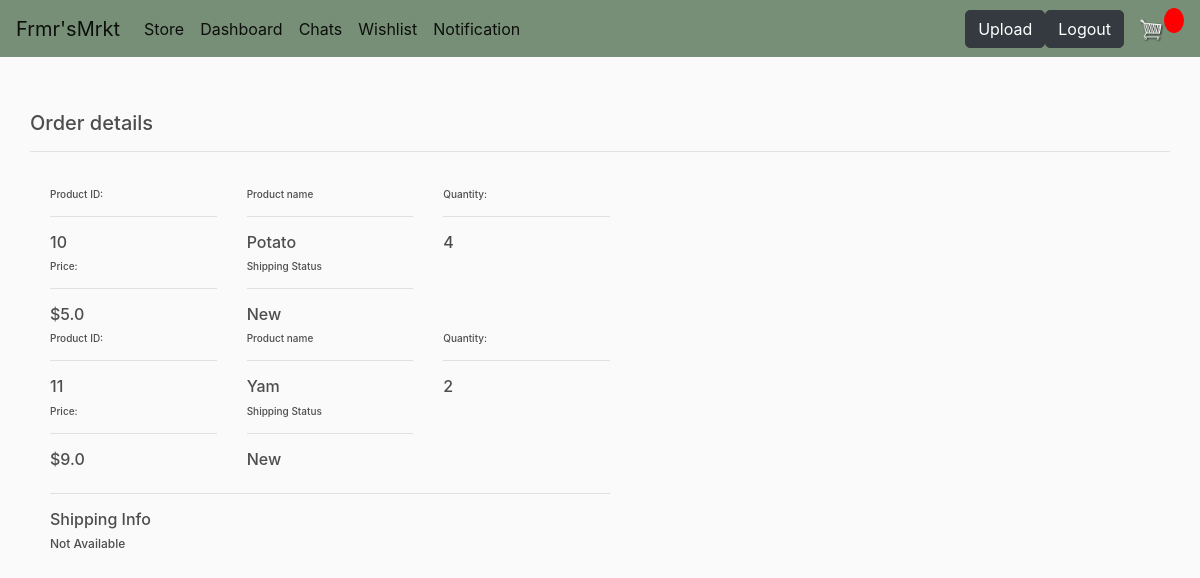
/view_order/12 (signed in), run on an earlier commit of the app's database.
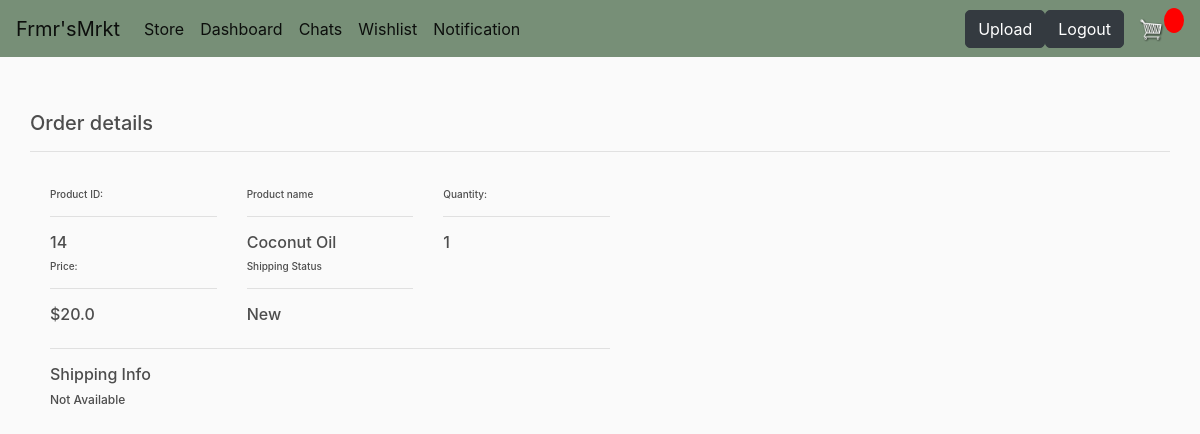
And on a later commit of the database.
### store/models.py (models this page shows, shortened)
class OrderItem(models.Model):
	product = models.ForeignKey(Product, on_delete=models.SET_NULL, null=True)
	order = models.ForeignKey(Order, on_delete=models.SET_NULL, null=True)
	quantity = models.IntegerField(default=0, null=True, blank=True)
	price = models.FloatField(null=False, default=0)
	business = models.ForeignKey(Customer, on_delete=models.SET_NULL, null=True)
	status = models.CharField(default='New', null=True, max_length=20)
	date_added = models.DateTimeField(auto_now_add=True)
	def __str__(self):
		return f'name: {self.product.name}, quantity: {self.quantity}'

class Product(models.Model):
    name = models.CharField(max_length=200)
    price = models.FloatField()
    quantity = models.IntegerField(default=10)
    digital = models.BooleanField(default=False,null=True, blank=True)
    image = models.ImageField(null=True, blank=True)
    description = models.TextField(null=True, blank=True)
    owner = models.ForeignKey(Customer, on_delete=models.CASCADE, null=True)
    category = models.CharField(max_length=50, default='Generic')
    date_added = models.DateTimeField(default=datetime.now())
    rating = models.IntegerField(default=1)

### store/views.py (the view)
# urls.py: path('view_order/<int:id>', views.view_order, name="view_order"),
@login_required(login_url='/login/')
def view_order(request, id):
	order = Order.objects.get(id=id)
	order_items = order.order_item_list
	context = {'orderItems': order_items}
	try:
		shippingAddress = ShippingAddress.objects.get(order=order)
	except Exception as e:
		print('Does not exist')
		shippingAddress = 'Not Available'
	context['shippingAddress'] = shippingAddress
	print(context)
	return render(request, 'business/view_order.html', context)

### store/models.py (called while the page is built)
	@property
	def order_item_list(self):
		return self.orderitem_set.all()

### store/templates/business/view_order.html (shortened to what this page needs)
{% extends 'store/main.html' %} {% load static %} {% block content %}
<h5>Order details</h5>
<hr />
<div id="overlay-view-order" class="overlay-view-order">
  <div class="overlay-content-status align-items-center container">
    {% for item in orderItems %}
    <div class="row row-cols-3">
      <div class="col">
        <h6 style="font-size: 10px">Product ID:</h6>
        <hr />
        <h6>{{item.product.id}}</h6>
      </div>
      <div class="col">
        <h6 style="font-size: 10px">Product name</h6>
        <hr />
        <h6>{{item.product.name}}</h6>
      </div>
      <div class="col">
        <h6 style="font-size: 10px">Quantity:</h6>
        <hr />
        <h6>{{item.quantity}}</h6>
      </div>
    </div>
    <div class="row row-cols-3">
      <div class="col">
        <h6 style="font-size: 10px">Price:</h6>
        <hr />
        <h6>${{ item.price }}</h6>
      </div>
      <div class="col">
        <h6 style="font-size: 10px">Shipping Status</h6>
        <hr />
        <h6>{{ item.status }}</h6>
      </div>
    </div>
    {% endfor %}
    <hr />
    <h6>Shipping Info</h6>
       {% if shippingAddress == 'Not Available'%}
      <h6 style="font-size: 12px">{{ shippingAddress }}</h6>
      {%endif%}
    </div>
  </div>
</div>
{% endblock content %}

What changed in the data, as far as the page shows it:
removed OrderItem: product.id "10", product.name "Potato", quantity "4", price "5.0", status "New"
removed OrderItem: product.id "11", product.name "Yam", quantity "2", price "9.0", status "New"
added OrderItem: product.id "14", product.name "Coconut Oil", quantity "1", price "20.0", status "New"
